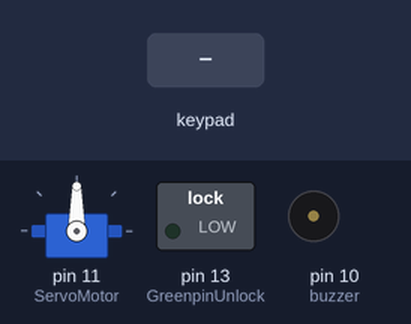
Bench run of a sketch on a simulated Arduino Uno, built with avr-gcc and run on an emulated ATmega328P. Shown: servo, switched loads named in the sketch (green lamp = pin HIGH), buzzer (waves = sounding). Dashed ring = blinking. Inputs (shaded band) come from the test bench.

Above: at 1.2 s.
1.3 s: key '*' pressed
At 2.7 s:
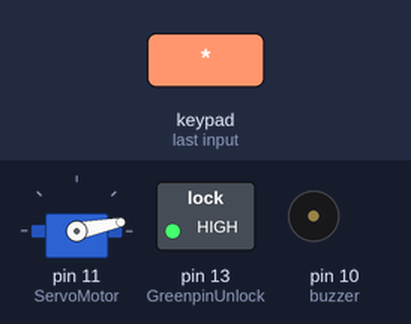
4.3 s: keypad keys 8 8 8 pressed 0.4 s apart
At 6.4 s:
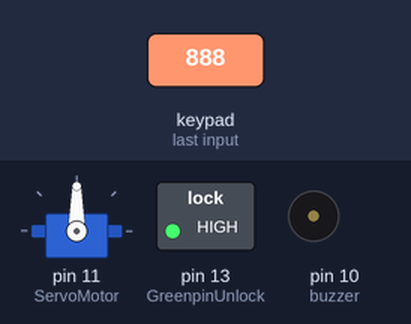
7.3 s: key '#' pressed
At 9.7 s:
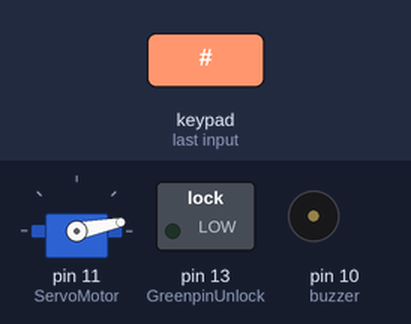
Timing chart, 0 to 16.3 s (numbered marks = the images above; inputs shaded):
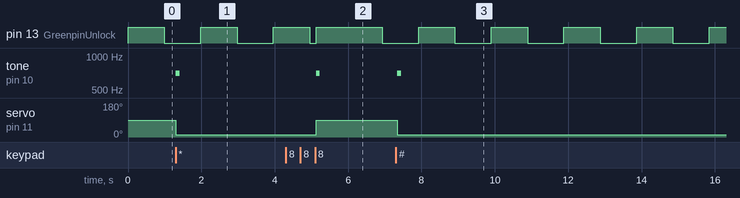

Measured:
- after the input at 1.3 s, tone on pin 10 (buzzer): silent → 700 Hz at once, → silent 0.10 s later; servo on pin 11 (ServoMotor): 90° → 11° at once
- after the input at 4.3 s, tone on pin 10 (buzzer): silent → 700 Hz after 0.83 s, → silent 0.10 s later; servo on pin 11 (ServoMotor): 11° → 90° after 0.83 s
- after the input at 7.3 s, tone on pin 10 (buzzer): silent → 700 Hz at once, → silent 0.10 s later; servo on pin 11 (ServoMotor): 90° → 11° at once
- by itself, pin 13 (GreenpinUnlock): alternates HIGH for 0.99 s and LOW for 0.99 s

The sketch:

Only_Servo.ino
```cpp
#include <Arduino_FreeRTOS.h>
#include <Servo.h>
#include <Keypad.h>
#define buzzer 10

void TaskDoor_LockUnlock( void *pvParameters );
void TaskBlink( void *pvParameters );

Servo ServoMotor;
char* password = "888";
const byte ROWS = 4;
const byte COLS = 4;
char keys[ROWS][COLS] = {
  {'1', '2', '3', 'A'},
  {'4', '5', '6', 'B'},
  {'7', '8', '9', 'C'},
  {'*', '0', '#', 'D'}
};

int position = 0;
byte rowPins[ROWS] = { 8, 7, 6, 9 };
byte colPins[COLS] = { 5, 4, 3, 2 };
Keypad keypad = Keypad( makeKeymap(keys), rowPins, colPins, ROWS, COLS );
int RedpinLock = 12;
int GreenpinUnlock = 13;

void setup()
{
  Serial.begin (9600);
  ServoMotor.attach(11);

  xTaskCreate(
    TaskDoor_LockUnlock
    ,  (const portCHAR *)"Door LockUnlock"   // A name just for humans
    ,  256 // Stack size
    ,  NULL
    ,  1 // priority
    ,  NULL );

  xTaskCreate(
    TaskBlink
    ,  (const portCHAR *) "Led Blink"
    ,  128 // This stack size can be checked & adjusted by reading Highwater
    ,  NULL
    ,  2  // priority
    ,  NULL );
}

void loop()
{
  //Empty. Work is in Task
}

//------------------------------------------------
//---------------------Task----------------------
//-----------------------------------------------


void TaskDoor_LockUnlock(void *pvParameters) {

  (void) pvParameters;

  for (;;) {
    char key = keypad.getKey();
    if (key == '*' || key == '#')
    {
      position = 0;
      digitalWrite(RedpinLock, HIGH);
      digitalWrite(GreenpinUnlock, LOW);
      ServoMotor.write(11);
      tone(buzzer, 700, 100);
    }
    if (key == password[position])
    {
      position ++;
    }
    if (position == 3)
    {
      digitalWrite(RedpinLock, LOW);
      digitalWrite(GreenpinUnlock, HIGH);
      ServoMotor.write(90);
      tone(buzzer, 700, 100);
    }
    delay(100);
  }
}
void TaskBlink(void *pvParameters) {

  (void) pvParameters;
 pinMode(LED_BUILTIN, OUTPUT);

  for (;;) // A Task shall never return or exit.
  {
    digitalWrite(LED_BUILTIN, HIGH);   // turn the LED on (HIGH is the voltage level)
    vTaskDelay( 1000 / portTICK_PERIOD_MS ); // wait for one second
    digitalWrite(LED_BUILTIN, LOW);    // turn the LED off by making the voltage LOW
    vTaskDelay( 1000 / portTICK_PERIOD_MS ); // wait for one second
  }
}
```
